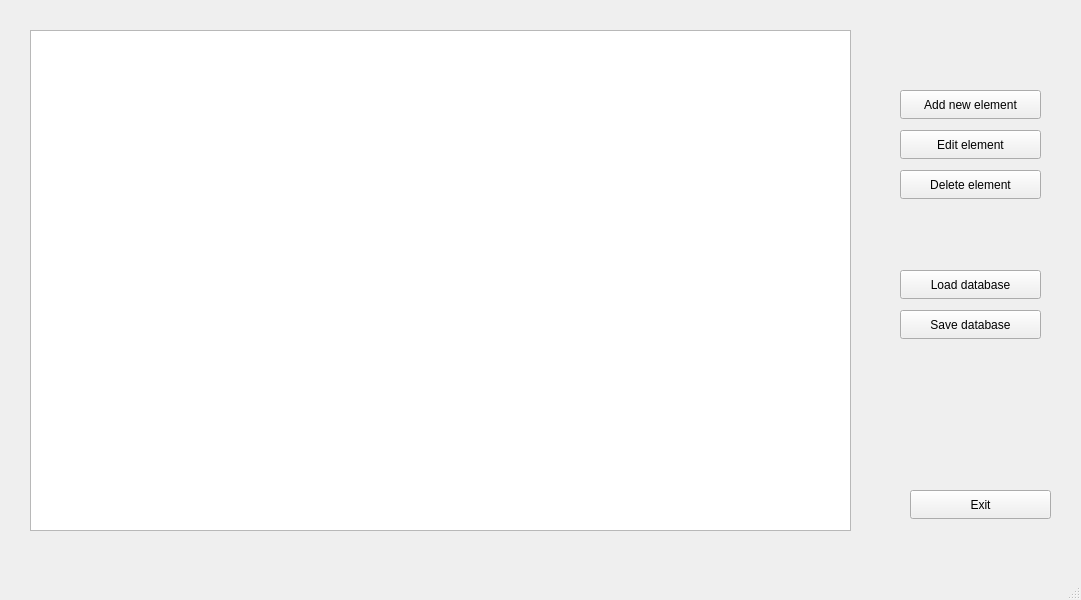
<?xml version="1.0" encoding="UTF-8"?>
<ui version="4.0">
 <class>MainWindow</class>
 <widget class="QMainWindow" name="MainWindow">
  <property name="geometry">
   <rect>
    <x>0</x>
    <y>0</y>
    <width>1081</width>
    <height>600</height>
   </rect>
  </property>
  <property name="windowTitle">
   <string>Transport Database</string>
  </property>
  <property name="locale">
   <locale language="English" country="UnitedKingdom"/>
  </property>
  <widget class="QWidget" name="centralwidget">
   <widget class="QPushButton" name="addNewElementButton">
    <property name="geometry">
     <rect>
      <x>900</x>
      <y>90</y>
      <width>141</width>
      <height>29</height>
     </rect>
    </property>
    <property name="text">
     <string>Add new element</string>
    </property>
   </widget>
   <widget class="QPushButton" name="editElementButton">
    <property name="geometry">
     <rect>
      <x>900</x>
      <y>130</y>
      <width>141</width>
      <height>29</height>
     </rect>
    </property>
    <property name="text">
     <string>Edit element</string>
    </property>
   </widget>
   <widget class="QPushButton" name="deleteElementButton">
    <property name="geometry">
     <rect>
      <x>900</x>
      <y>170</y>
      <width>141</width>
      <height>29</height>
     </rect>
    </property>
    <property name="text">
     <string>Delete element</string>
    </property>
   </widget>
   <widget class="QPushButton" name="loadDatabaseButton">
    <property name="geometry">
     <rect>
      <x>900</x>
      <y>270</y>
      <width>141</width>
      <height>29</height>
     </rect>
    </property>
    <property name="text">
     <string>Load database</string>
    </property>
   </widget>
   <widget class="QPushButton" name="saveDataBaseButton">
    <property name="geometry">
     <rect>
      <x>900</x>
      <y>310</y>
      <width>141</width>
      <height>29</height>
     </rect>
    </property>
    <property name="text">
     <string>Save database</string>
    </property>
   </widget>
   <widget class="QPushButton" name="exitButton">
    <property name="geometry">
     <rect>
      <x>910</x>
      <y>490</y>
      <width>141</width>
      <height>29</height>
     </rect>
    </property>
    <property name="text">
     <string>Exit</string>
    </property>
   </widget>
   <widget class="QTableView" name="tableView">
    <property name="geometry">
     <rect>
      <x>30</x>
      <y>30</y>
      <width>821</width>
      <height>501</height>
     </rect>
    </property>
   </widget>
  </widget>
  <widget class="QMenuBar" name="menubar">
   <property name="geometry">
    <rect>
     <x>0</x>
     <y>0</y>
     <width>1081</width>
     <height>25</height>
    </rect>
   </property>
  </widget>
  <widget class="QStatusBar" name="statusbar"/>
 </widget>
 <resources/>
 <connections/>
</ui>
